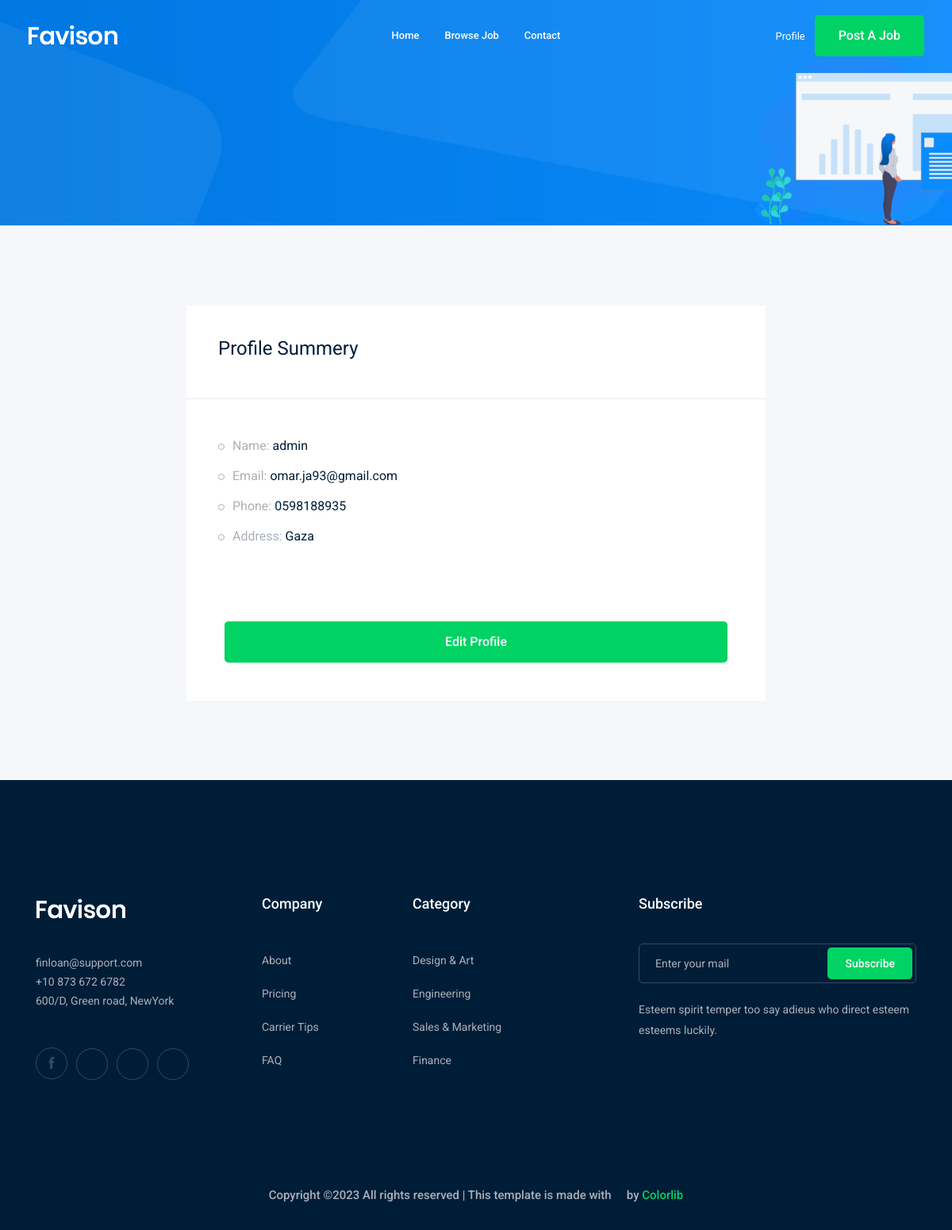
The app's page /accounts/profile (signed in) with its own data.
### accounts/models.py (models this page shows)
class Profile(models.Model):
    user = models.OneToOneField(User, on_delete=models.CASCADE)
    city = models.ForeignKey('City', related_name='user_city', on_delete=models.CASCADE, null=True, blank=True)
    phone_number = models.CharField(max_length=15)
    image = models.ImageField(upload_to='profile/')
    def __str__(self):
        return str(self.user)

class City(models.Model):
    name = models.CharField(max_length=30)
    def __str__(self):
        return self.name

### accounts/views.py (the view)
# urls.py: path('profile', views.profile, name='profile'),
def profile(request):
    profile = Profile.objects.get(user=request.user)
    context = {"profile": profile}
    return render(request, "accounts/profile.html", context)

### accounts/templates/accounts/profile.html (shortened to what this page needs)
{% extends 'base.html' %}
{% load bootstrap4 %}
{% block body %}
    <div class="bradcam_area bradcam_bg_1">
        <div class="container">
            <div class="row">
                <div class="col-xl-12">
                </div>
            </div>
        </div>
    </div>
    <div class="job_details_area">
        <div class="container">
            <div class="row">
                <div class="col-lg-8 mx-auto">
                    <div class="job_sumary">
                        <div class="summery_header">
                            <h3>Profile Summery</h3>
                        </div>
                        <div class="job_content">
                            <ul>
                                <li>Name: <span>{{ profile }}</span></li>
                                <li>Email: <span>{{ profile.user.email }}</span></li>
                                <li>Phone: <span>{{ profile.phone_number }}</span></li>
                                <li>Address: <span>{{ profile.city }}</span></li>
                            </ul>
                        </div>
                        <div class="p-5">
                            <a class="boxed-btn3 w-100" href="{% url 'accounts:profile_edit' %}">Edit Profile</a>
                        </div>
                    </div>
                </div>
            </div>
        </div>
    </div>
{% endblock body %}

### records on screen
Profile: user.username "admin", user.email "omar.ja93@gmail.com", phone_number "0598188935", city "Gaza"
